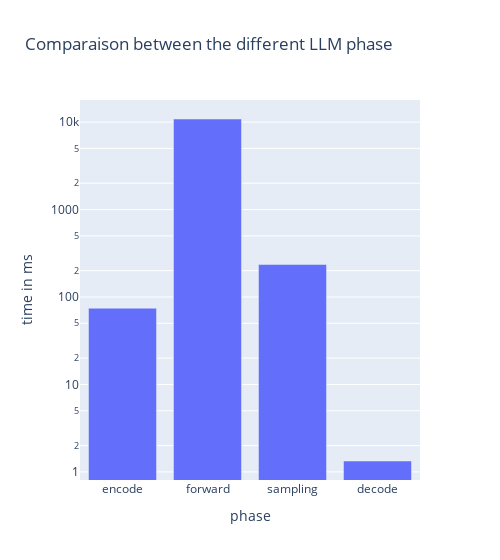

The code cell stored with this chart in its notebook:
### Code cell
import json
import numpy as np
import pandas as pd
import plotly.express as px

with open(file) as f:
    data = json.load(f)

encode = data["encode_time"]
sampling = np.sum(data["sampling"])
forward_global = np.sum(data["forward_instr"]["global_time"])
decode = np.sum(data["decode_time"])

df = pd.DataFrame({
    "phase": ["encode", "forward","sampling","decode"],
    "time in ms": [encode, forward_global,sampling, decode]
})

px.bar(df, x="phase", y="time in ms",title="Comparaison between the different LLM phase",width=500, log_y=True)

### Figure 1 — Plotly figure (JSON) as saved in the notebook; plotly's stock layout.template omitted (floating-point values rounded to 4 significant figures)
{"data": [{"hovertemplate": "phase=%{x}<br>time in ms=%{y}<extra></extra>", "legendgroup": "", "marker": {"color": "#636efa", "pattern": {"shape": ""}}, "name": "", "orientation": "v", "showlegend": false, "textposition": "auto", "type": "bar", "x": ["encode", "forward", "sampling", "decode"], "xaxis": "x", "y": [74.42, 10850.0, 235.1, 1.332], "yaxis": "y"}], "layout": {"barmode": "relative", "legend": {"tracegroupgap": 0}, "title": {"text": "Comparaison between the different LLM phase"}, "width": 500, "xaxis": {"anchor": "y", "domain": [0, 1], "title": {"text": "phase"}}, "yaxis": {"anchor": "x", "domain": [0, 1], "title": {"text": "time in ms"}, "type": "log"}}}
